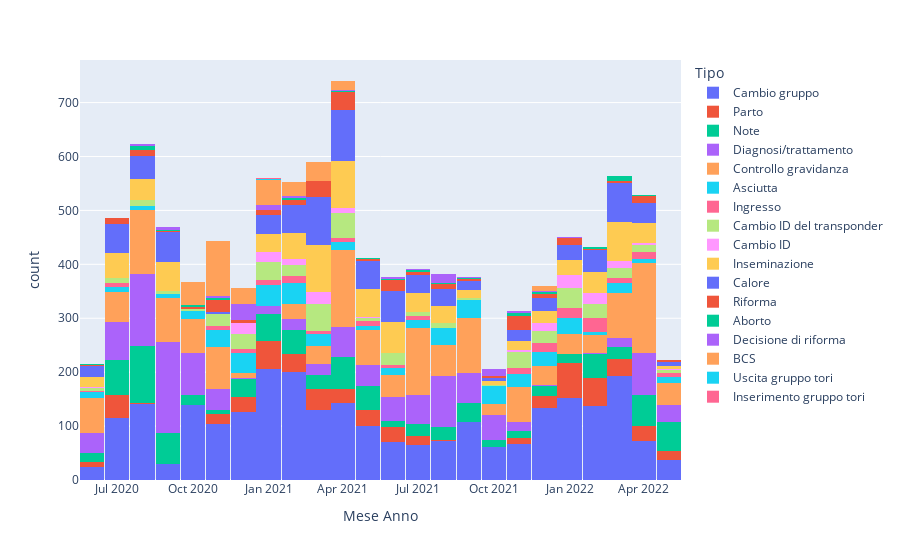

Notebook source saved alongside this figure:
### Code cell
px.histogram(mungitura_eventi,x="Mese Anno",color="Tipo")

### Figure 1 — Plotly figure (JSON) as saved in the notebook; plotly's stock layout.template omitted (floating-point values rounded to 4 significant figures; data arrays with more than 128 entries replaced by an {"elided": "..."} marker saying what was removed)
{"data": [{"alignmentgroup": "True", "bingroup": "x", "hovertemplate": "Tipo=Cambio gruppo<br>Mese Anno=%{x}<br>count=%{y}<extra></extra>", "legendgroup": "Cambio gruppo", "marker": {"color": "#636efa", "pattern": {"shape": ""}}, "name": "Cambio gruppo", "offsetgroup": "Cambio gruppo", "orientation": "v", "showlegend": true, "type": "histogram", "x": {"elided": "2627 str values"}, "xaxis": "x", "yaxis": "y"}, {"alignmentgroup": "True", "bingroup": "x", "hovertemplate": "Tipo=Parto<br>Mese Anno=%{x}<br>count=%{y}<extra></extra>", "legendgroup": "Parto", "marker": {"color": "#EF553B", "pattern": {"shape": ""}}, "name": "Parto", "offsetgroup": "Parto", "orientation": "v", "showlegend": true, "type": "histogram", "x": {"elided": "552 str values"}, "xaxis": "x", "yaxis": "y"}, {"alignmentgroup": "True", "bingroup": "x", "hovertemplate": "Tipo=Note<br>Mese Anno=%{x}<br>count=%{y}<extra></extra>", "legendgroup": "Note", "marker": {"color": "#00cc96", "pattern": {"shape": ""}}, "name": "Note", "offsetgroup": "Note", "orientation": "v", "showlegend": true, "type": "histogram", "x": {"elided": "858 str values"}, "xaxis": "x", "yaxis": "y"}, {"alignmentgroup": "True", "bingroup": "x", "hovertemplate": "Tipo=Diagnosi/trattamento<br>Mese Anno=%{x}<br>count=%{y}<extra></extra>", "legendgroup": "Diagnosi/trattamento", "marker": {"color": "#ab63fa", "pattern": {"shape": ""}}, "name": "Diagnosi/trattamento", "offsetgroup": "Diagnosi/trattamento", "orientation": "v", "showlegend": true, "type": "histogram", "x": {"elided": "1122 str values"}, "xaxis": "x", "yaxis": "y"}, {"alignmentgroup": "True", "bingroup": "x", "hovertemplate": "Tipo=Controllo gravidanza<br>Mese Anno=%{x}<br>count=%{y}<extra></extra>", "legendgroup": "Controllo gravidanza", "marker": {"color": "#FFA15A", "pattern": {"shape": ""}}, "name": "Controllo gravidanza", "offsetgroup": "Controllo gravidanza", "orientation": "v", "showlegend": true, "type": "histogram", "x": {"elided": "1545 str values"}, "xaxis": "x", "yaxis": "y"}, {"alignmentgroup": "True", "bingroup": "x", "hovertemplate": "Tipo=Asciutta<br>Mese Anno=%{x}<br>count=%{y}<extra></extra>", "legendgroup": "Asciutta", "marker": {"color": "#19d3f3", "pattern": {"shape": ""}}, "name": "Asciutta", "offsetgroup": "Asciutta", "orientation": "v", "showlegend": true, "type": "histogram", "x": {"elided": "493 str values"}, "xaxis": "x", "yaxis": "y"}, {"alignmentgroup": "True", "bingroup": "x", "hovertemplate": "Tipo=Ingresso<br>Mese Anno=%{x}<br>count=%{y}<extra></extra>", "legendgroup": "Ingresso", "marker": {"color": "#FF6692", "pattern": {"shape": ""}}, "name": "Ingresso", "offsetgroup": "Ingresso", "orientation": "v", "showlegend": true, "type": "histogram", "x": {"elided": "183 str values"}, "xaxis": "x", "yaxis": "y"}, {"alignmentgroup": "True", "bingroup": "x", "hovertemplate": "Tipo=Cambio ID del transponder<br>Mese Anno=%{x}<br>count=%{y}<extra></extra>", "legendgroup": "Cambio ID del transponder", "marker": {"color": "#B6E880", "pattern": {"shape": ""}}, "name": "Cambio ID del transponder", "offsetgroup": "Cambio ID del transponder", "orientation": "v", "showlegend": true, "type": "histogram", "x": {"elided": "437 str values"}, "xaxis": "x", "yaxis": "y"}, {"alignmentgroup": "True", "bingroup": "x", "hovertemplate": "Tipo=Cambio ID<br>Mese Anno=%{x}<br>count=%{y}<extra></extra>", "legendgroup": "Cambio ID", "marker": {"color": "#FF97FF", "pattern": {"shape": ""}}, "name": "Cambio ID", "offsetgroup": "Cambio ID", "orientation": "v", "showlegend": true, "type": "histogram", "x": {"elided": "165 str values"}, "xaxis": "x", "yaxis": "y"}, {"alignmentgroup": "True", "bingroup": "x", "hovertemplate": "Tipo=Inseminazione<br>Mese Anno=%{x}<br>count=%{y}<extra></extra>", "legendgroup": "Inseminazione", "marker": {"color": "#FECB52", "pattern": {"shape": ""}}, "name": "Inseminazione", "offsetgroup": "Inseminazione", "orientation": "v", "showlegend": true, "type": "histogram", "x": {"elided": "835 str values"}, "xaxis": "x", "yaxis": "y"}, {"alignmentgroup": "True", "bingroup": "x", "hovertemplate": "Tipo=Calore<br>Mese Anno=%{x}<br>count=%{y}<extra></extra>", "legendgroup": "Calore", "marker": {"color": "#636efa", "pattern": {"shape": ""}}, "name": "Calore", "offsetgroup": "Calore", "orientation": "v", "showlegend": true, "type": "histogram", "x": {"elided": "874 str values"}, "xaxis": "x", "yaxis": "y"}, {"alignmentgroup": "True", "bingroup": "x", "hovertemplate": "Tipo=Riforma<br>Mese Anno=%{x}<br>count=%{y}<extra></extra>", "legendgroup": "Riforma", "marker": {"color": "#EF553B", "pattern": {"shape": ""}}, "name": "Riforma", "offsetgroup": "Riforma", "orientation": "v", "showlegend": true, "type": "histogram", "x": {"elided": "252 str values"}, "xaxis": "x", "yaxis": "y"}, {"alignmentgroup": "True", "bingroup": "x", "hovertemplate": "Tipo=Aborto<br>Mese Anno=%{x}<br>count=%{y}<extra></extra>", "legendgroup": "Aborto", "marker": {"color": "#00cc96", "pattern": {"shape": ""}}, "name": "Aborto", "offsetgroup": "Aborto", "orientation": "v", "showlegend": true, "type": "histogram", "x": ["2022-04", "2022-04", "2022-03", "2022-03", "2022-03", "2022-03", "2022-03", "2022-03", "2022-03", "2022-03", "2022-02", "2022-02", "2022-02", "2022-02", "2022-01", "2021-12", "2021-12", "2021-12", "2021-12", "2021-11", "2021-11", "2021-11", "2021-11", "2021-11", "2021-09", "2021-09", "2021-08", "2021-08", "2021-07", "2021-07", "2021-07", "2021-06", "2021-05", "2021-05", "2021-04", "2021-04", "2021-04", "2021-02", "2021-02", "2021-02", "2021-01", "2020-12", "2020-11", "2020-11", "2020-11", "2020-11", "2020-11", "2020-10", "2020-10", "2020-10", "2020-09", "2020-09", "2020-08", "2020-08", "2020-08", "2020-08", "2020-08", "2020-08", "2020-08", "2020-08", "2020-06", "2020-06"], "xaxis": "x", "yaxis": "y"}, {"alignmentgroup": "True", "bingroup": "x", "hovertemplate": "Tipo=Decisione di riforma<br>Mese Anno=%{x}<br>count=%{y}<extra></extra>", "legendgroup": "Decisione di riforma", "marker": {"color": "#ab63fa", "pattern": {"shape": ""}}, "name": "Decisione di riforma", "offsetgroup": "Decisione di riforma", "orientation": "v", "showlegend": true, "type": "histogram", "x": ["2022-03", "2022-01", "2021-12", "2021-12", "2021-11", "2021-11", "2021-11", "2021-10", "2021-10", "2021-10", "2021-10", "2021-10", "2021-10", "2021-10", "2021-10", "2021-10", "2021-10", "2021-10", "2021-10", "2021-09", "2021-09", "2021-08", "2021-08", "2021-08", "2021-08", "2021-08", "2021-08", "2021-08", "2021-08", "2021-08", "2021-08", "2021-08", "2021-08", "2021-08", "2021-08", "2021-08", "2021-08", "2021-07", "2021-07", "2021-07", "2021-06", "2021-06", "2021-06", "2021-06", "2021-06", "2021-04", "2021-02", "2021-02", "2021-02", "2021-01", "2021-01", "2021-01", "2021-01", "2021-01", "2021-01", "2021-01", "2021-01", "2021-01", "2020-12", "2020-12", "2020-12", "2020-12", "2020-12", "2020-12", "2020-12", "2020-12", "2020-12", "2020-12", "2020-12", "2020-12", "2020-12", "2020-12", "2020-12", "2020-12", "2020-12", "2020-12", "2020-12", "2020-12", "2020-12", "2020-12", "2020-12", "2020-12", "2020-12", "2020-12", "2020-12", "2020-12", "2020-12", "2020-12", "2020-11", "2020-11", "2020-11", "2020-11", "2020-10", "2020-09", "2020-09", "2020-09", "2020-09", "2020-09", "2020-09", "2020-08", "2020-08", "2020-08", "2020-08", "2020-06"], "xaxis": "x", "yaxis": "y"}, {"alignmentgroup": "True", "bingroup": "x", "hovertemplate": "Tipo=BCS<br>Mese Anno=%{x}<br>count=%{y}<extra></extra>", "legendgroup": "BCS", "marker": {"color": "#FFA15A", "pattern": {"shape": ""}}, "name": "BCS", "offsetgroup": "BCS", "orientation": "v", "showlegend": true, "type": "histogram", "x": {"elided": "310 str values"}, "xaxis": "x", "yaxis": "y"}, {"alignmentgroup": "True", "bingroup": "x", "hovertemplate": "Tipo=Uscita gruppo tori<br>Mese Anno=%{x}<br>count=%{y}<extra></extra>", "legendgroup": "Uscita gruppo tori", "marker": {"color": "#19d3f3", "pattern": {"shape": ""}}, "name": "Uscita gruppo tori", "offsetgroup": "Uscita gruppo tori", "orientation": "v", "showlegend": true, "type": "histogram", "x": ["2021-01", "2021-01"], "xaxis": "x", "yaxis": "y"}, {"alignmentgroup": "True", "bingroup": "x", "hovertemplate": "Tipo=Inserimento gruppo tori<br>Mese Anno=%{x}<br>count=%{y}<extra></extra>", "legendgroup": "Inserimento gruppo tori", "marker": {"color": "#FF6692", "pattern": {"shape": ""}}, "name": "Inserimento gruppo tori", "offsetgroup": "Inserimento gruppo tori", "orientation": "v", "showlegend": true, "type": "histogram", "x": ["2021-01"], "xaxis": "x", "yaxis": "y"}], "layout": {"barmode": "relative", "legend": {"title": {"text": "Tipo"}, "tracegroupgap": 0}, "margin": {"t": 60}, "xaxis": {"anchor": "y", "domain": [0, 1], "title": {"text": "Mese Anno"}}, "yaxis": {"anchor": "x", "domain": [0, 1], "title": {"text": "count"}}}}
